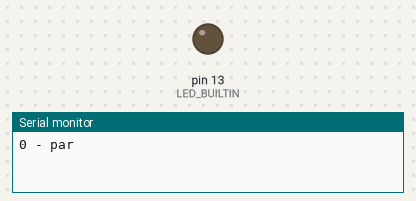
A sketch run on a simulated Arduino Uno, built with avr-gcc and run on an emulated ATmega328P. Parts: output pins drawn as LEDs (lit = HIGH), the last lines printed to the serial monitor.

Above: at 0.8 s.
At 5.85 s:
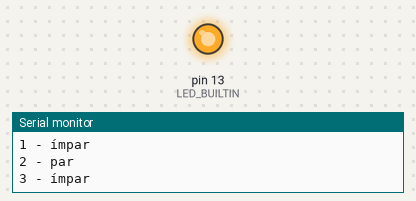
Timing chart, 0 to 6.4 s (numbered marks = the images above):
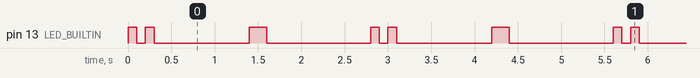

The sketch:

led_builtin.ino
```cpp
// arduino uno
// LED BUILTIN
void setup() {
  pinMode(LED_BUILTIN, OUTPUT);
  Serial.begin(9600); // Inicializa comunicação serial
}

void loop() {
  static unsigned long contador = 0;

  if (contador % 2 == 0) {
    // Par: pisca 2 vezes rápido
    for (int i = 0; i < 2; i++) {
      digitalWrite(LED_BUILTIN, HIGH);
      delay(100);
      digitalWrite(LED_BUILTIN, LOW);
      delay(100);
    }
  } else {
    // Ímpar: pisca 1 vez
    digitalWrite(LED_BUILTIN, HIGH);
    delay(200);
    digitalWrite(LED_BUILTIN, LOW);
    delay(200);
  }

  // Imprime número + par/ímpar
  if (contador % 2 == 0) {
    Serial.println(String(contador) + " - par");
  } else {
    Serial.println(String(contador) + " - ímpar");
  }

  contador++;
  delay(1000);
}
```

Measured:
- by itself, pin 13 (LED_BUILTIN): repeats every 2.8 s: LOW 0.10 s, HIGH 0.10 s, LOW 1.1 s, HIGH 0.20 s, LOW 1.2 s, HIGH 0.10 s
- by itself, everything shown: repeats every 2.8 s, in 6 steps
